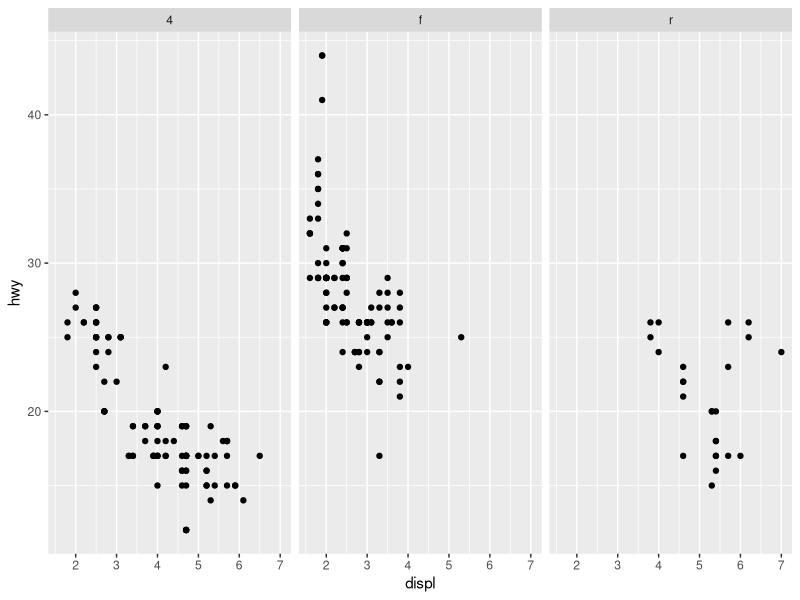
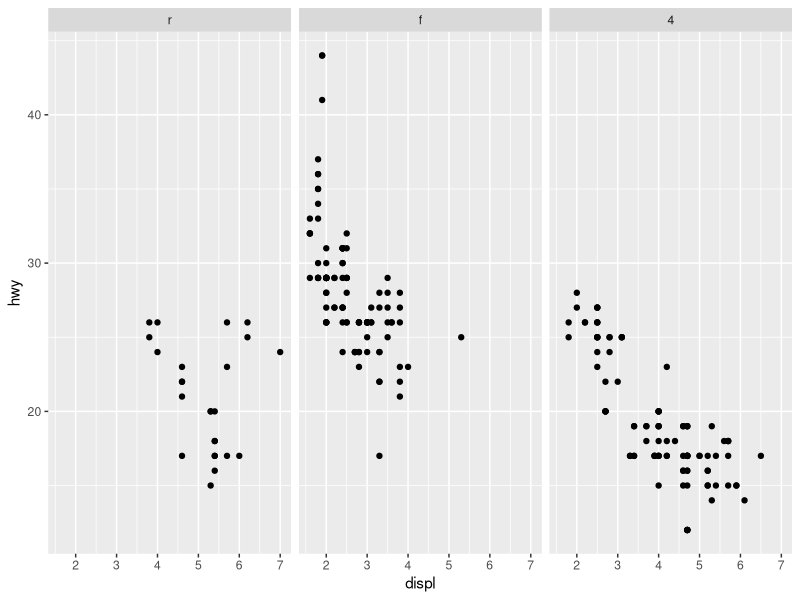

Recreate these plots in R, in order.
## ---- chunk 1
library(ggplot2)
knitr::opts_chunk$set(
  fig.dpi = 300, 
  collapse = TRUE, 
  comment = "#>",
  fig.asp = 0.618,
  fig.width = 6,
  out.width = "80%")
## ---- chunk 2
ggplot(mpg, aes(x = displ, y = hwy)) +
  geom_point() +
  facet_wrap(vars(drv))
## ---- chunk 3
ggplot(mpg, aes(x = displ, y = hwy)) +
  geom_point() +
  facet_wrap(vars(forcats::fct_relevel(drv, "r", "f", "4")))
